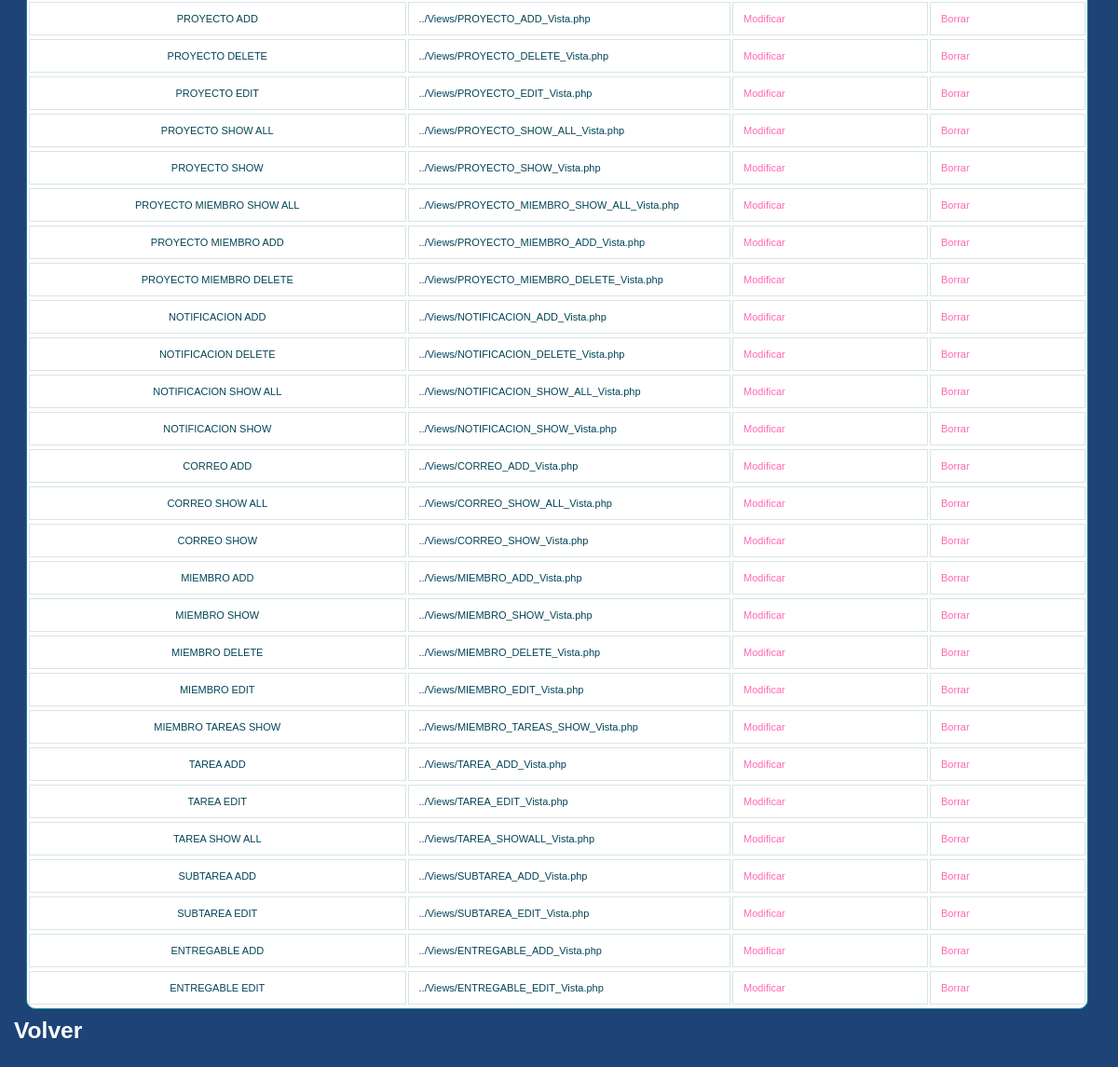
Before: /et3_iu/Controllers/PAGINA_Controller.php (signed in, lower part) with the older database file.
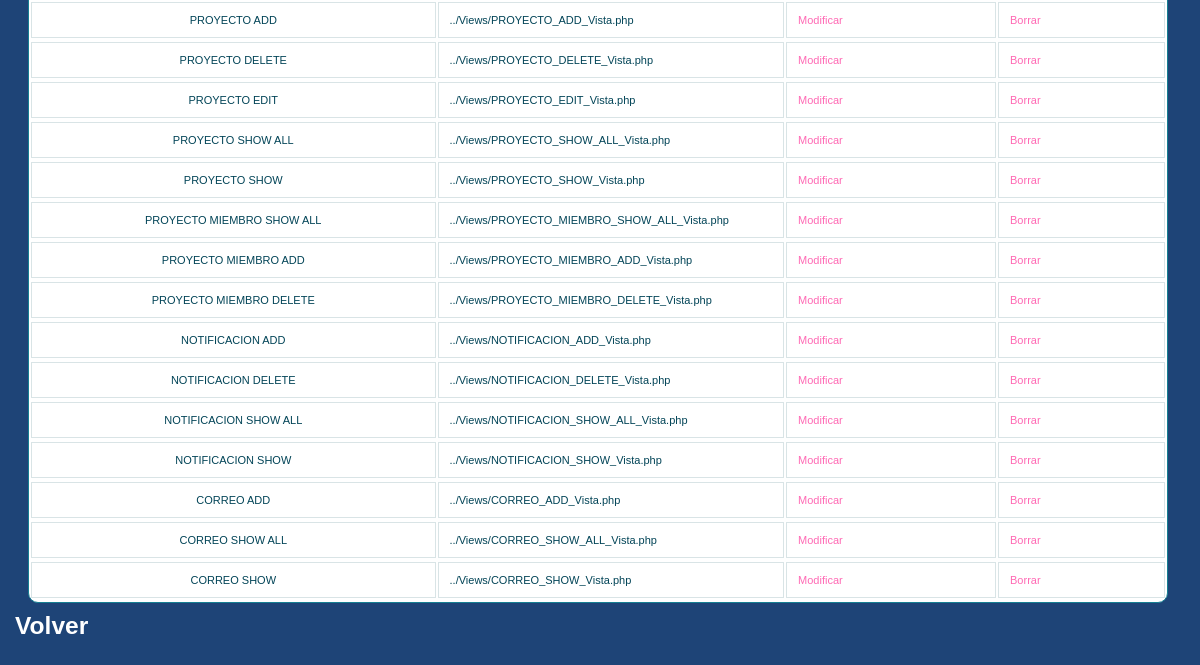
After: the same page with the newer database file.
### tables this page shows
CREATE TABLE IF NOT EXISTS `PAGINA` (
`PAGINA_ID` int(10) NOT NULL,
  `PAGINA_LINK` varchar(50) NOT NULL,
  `PAGINA_NOM` varchar(80) NOT NULL
);

### et3_iu/Controllers/PAGINA_Controller.php (called while the page is built, shortened)
<?php
include '../Models/PAGINA_Model.php';
	Switch ($_REQUEST['accion']) {
		default:
			if (!isset($_REQUEST['PAGINA_NOM'])) {
				$pagina = new Pagina('', '');
			} else {
				$pagina = get_data_form();
			}
			$datos = $pagina->ConsultarTodo();
			if (!tienePermisos('Pagina_Default')) {
				new Mensaje('No tienes los permisos necesarios', '../Views/DEFAULT_Vista.php');
			} else {
				new Pagina_Default($datos, '../Views/DEFAULT_Vista.php');
			}
	}
?>

### et3_iu/Models/PAGINA_Model.php (called while the page is built, shortened)
<?php
class Pagina
{
	function ConectarBD()
	{
		$this->mysqli = new mysqli("localhost", "iu2016", "iu2016", "IU2016");
	}
    function ConsultarTodo()
    {
        $sql = "select PAGINA_ID, PAGINA_NOM, PAGINA_LINK from PAGINA ORDER BY PAGINA_ID";
        if (!($resultado = $this->mysqli->query($sql))){
            return 'Error en la consulta sobre la base de datos';
        }
        else{
            $toret=array();
            $i=0;
            while ($fila= $resultado->fetch_array()) {
                $toret[$i]=$fila;
                $i++;
            }
            return $toret;
        }
    }
}

### et3_iu/Views/PAGINA_SHOW_ALL_Vista.php (the view, shortened to what this page needs)
<?php
class Pagina_default{
	private $datos;
	private $volver;
	function __construct($array, $volver){
		$this->datos = $array;
		$this->volver = $volver;
		$this->render();
	}
	function render(){
		?>
        <link rel="stylesheet" href="../Styles/styles.css" type="text/css" media="screen" />
		<head></head>
			<p>
				<h2>
					<div>
						<?php
						$lista = array('PAGINA_NOM','PAGINA_LINK');
						?>
						<head>
							<link rel="stylesheet" href="../Styles/styles.css" type="text/css" media="screen" />
							<link rel="stylesheet" type="text/css" href="../Styles/print.css" media="print" />
						</head>
						<div id="wrapper">
						<table id="btable" border = 1>
							<?php
							for ($j=0;$j<count($this->datos);$j++){
								echo "<tr>";
								foreach ($this->datos [$j] as $clave => $valor) {
									for ($i = 0; $i < count($lista); $i++) {
										if ($clave === $lista[$i]) {
											?>
											<?php
											echo "<td>";
											echo $valor;
											echo "</td>";
										}
									}
								}
								?>
								<td>
									<a href='PAGINA_Controller.php?PAGINA_NOM=<?php echo $this->datos[$j]['PAGINA_NOM'] . '&accion='.$strings['Modificar']; ?>'><?php echo $strings['Modificar'] ?></a>
								</td>
								<td>
									<a href='PAGINA_Controller.php?PAGINA_NOM=<?php echo $this->datos[$j]['PAGINA_NOM'] . '&accion='.$strings['Borrar']; ?>'><?php echo $strings['Borrar'] ?></a>
								</td>
								<?php
								echo "<tr>";
							}
							?>
						</table>
					</div>
					<h3>
			<p>
				<?php
				echo '<a class="form-link" href=\'' . $this->volver . "'>" . $strings['Volver'] . " </a>";
				?>
				</h3>
			</p>
		<?php
	}
}

Changed rows visible on the page:
removed pagina: PAGINA_NOM "MIEMBRO ADD", PAGINA_LINK "../Views/MIEMBRO_ADD_Vista.php"
removed pagina: PAGINA_NOM "MIEMBRO SHOW", PAGINA_LINK "../Views/MIEMBRO_SHOW_Vista.php"
removed pagina: PAGINA_NOM "MIEMBRO DELETE", PAGINA_LINK "../Views/MIEMBRO_DELETE_Vista.php"
removed pagina: PAGINA_NOM "MIEMBRO EDIT", PAGINA_LINK "../Views/MIEMBRO_EDIT_Vista.php"
removed pagina: PAGINA_NOM "MIEMBRO TAREAS SHOW", PAGINA_LINK "../Views/MIEMBRO_TAREAS_SHOW_Vista.php"
removed pagina: PAGINA_NOM "TAREA ADD", PAGINA_LINK "../Views/TAREA_ADD_Vista.php"
removed pagina: PAGINA_NOM "TAREA EDIT", PAGINA_LINK "../Views/TAREA_EDIT_Vista.php"
removed pagina: PAGINA_NOM "TAREA SHOW ALL", PAGINA_LINK "../Views/TAREA_SHOWALL_Vista.php"
removed pagina: PAGINA_NOM "SUBTAREA ADD", PAGINA_LINK "../Views/SUBTAREA_ADD_Vista.php"
removed pagina: PAGINA_NOM "SUBTAREA EDIT", PAGINA_LINK "../Views/SUBTAREA_EDIT_Vista.php"
removed pagina: PAGINA_NOM "ENTREGABLE ADD", PAGINA_LINK "../Views/ENTREGABLE_ADD_Vista.php"
removed pagina: PAGINA_NOM "ENTREGABLE EDIT", PAGINA_LINK "../Views/ENTREGABLE_EDIT_Vista.php"
Other visible differences:
list line gone: "Modificar Borrar"
